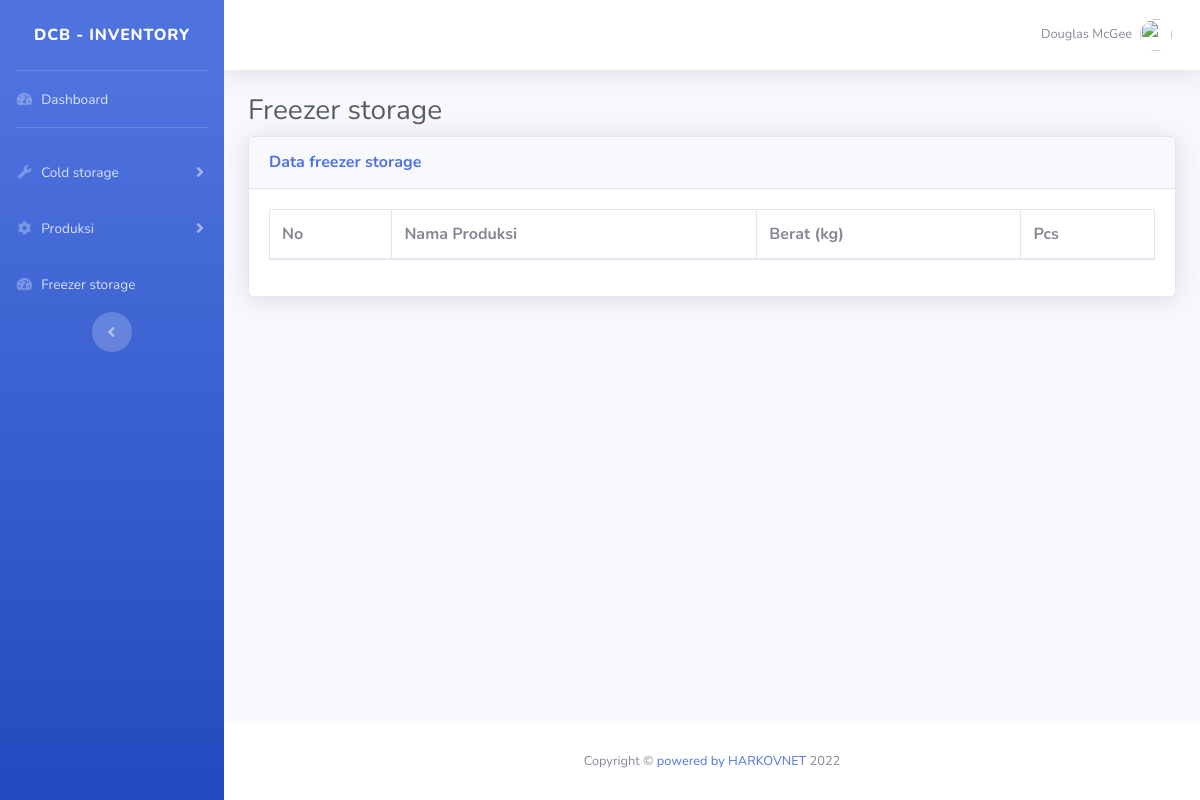
Page /Inventory/freezer/freezer_storage.php on the earlier database version.
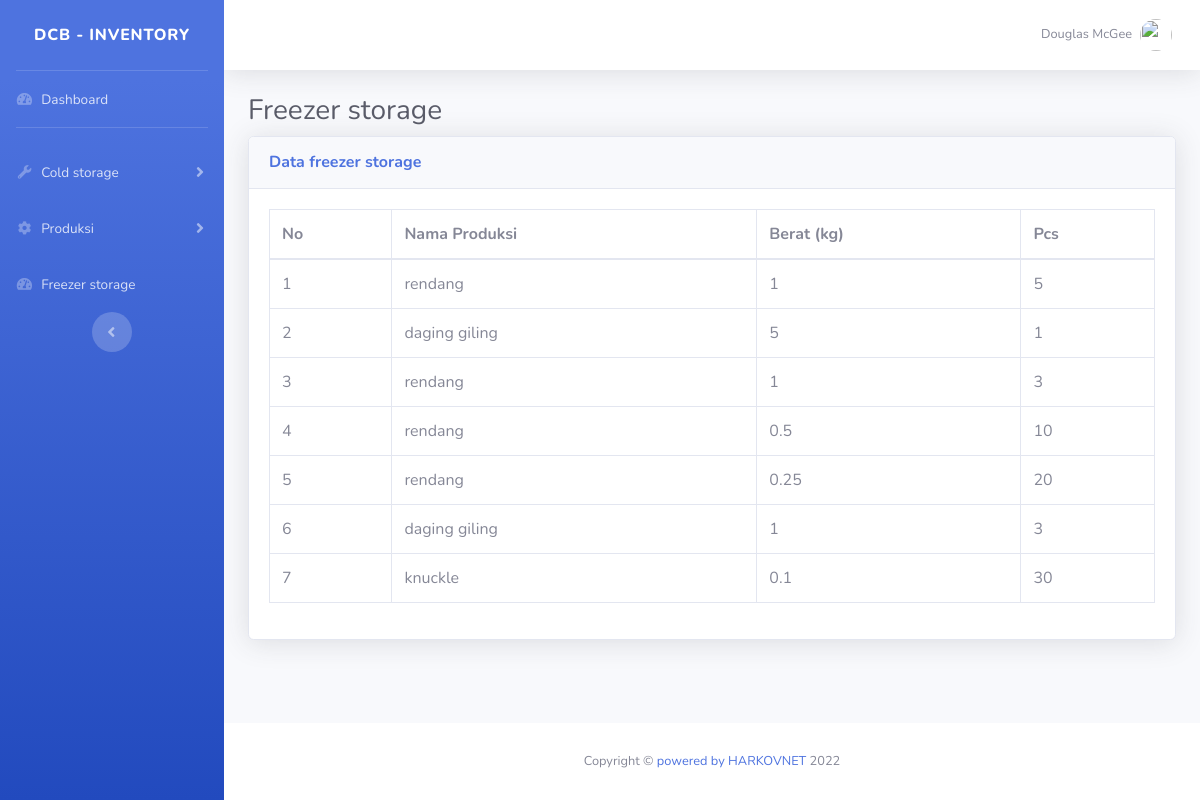
Same page on the later database version.
### tables this page shows
CREATE TABLE `freezerstorage` (
  `id` int(11) NOT NULL,
  `jenisproduksi` varchar(100) NOT NULL,
  `qty` varchar(100) NOT NULL,
  `berat` varchar(100) NOT NULL,
  `totalassetfreezer` varchar(50) NOT NULL
);

### Inventory/freezer/freezer_storage.php (the view, shortened to what the changed rows need)
<!DOCTYPE html>
<html lang="en">
<?php
include '../../database.php';
?>
<head>
    <link href="../../assets/vendor/fontawesome-free/css/all.min.css" rel="stylesheet" type="text/css">
    <link href="../../assets/css/sb-admin-2.min.css" rel="stylesheet">
    <link href="../../assets/vendor/datatables/dataTables.bootstrap4.min.css" rel="stylesheet">
</head>
<body id="page-top">
    <div id="wrapper">
        <div id="content-wrapper" class="d-flex flex-column">
            <div id="content">
                <div class="container-fluid">
                    <h1 class="h3 mb-2 text-gray-800">Freezer storage</h1>
                    <div class="card shadow mb-4">
                        <div class="card-body">
                            <div class="table-responsive">
                                <table class="table table-bordered" id="dataTable" width="100%" cellspacing="0">
                                    <thead>
                                        <tr>
                                            <th>No</th>
                                            <th>Nama Produksi</th>
                                            <th>Berat (kg)</th>
                                            <th>Pcs</th>
                                        </tr>
                                    </thead>
                                    <tbody>
                                        <?php
                                        $query = "SELECT * FROM freezerstorage";
                                        $result = mysqli_query($db, $query);
                                        $no = 1;
                                        while ($row = mysqli_fetch_array($result)) {
                                            $nama_produksi = $row['jenisproduksi'];
                                            $berat = $row['berat'];
                                            $pcs = $row['qty'];
                                            $array_nama_produksi = explode(",", $nama_produksi);
                                            $array_berat = explode(",", $berat);
                                            $array_pcs = explode(",", $pcs);
                                            for ($i = 0; $i < count($array_nama_produksi); $i++) {
                                                echo "<tr>";
                                                echo "<td>" . $no . "</td>";
                                                echo "<td>" . $array_nama_produksi[$i] . "</td>";
                                                echo "<td>" . $array_berat[$i] . "</td>";
                                                echo "<td>" . $array_pcs[$i] . "</td>";
                                                echo "</tr>";
                                                $no++;
                                            }
                                        }
                                        ?>
                                    </tbody>
                                </table>
                            </div>
                        </div>
                    </div>
                </div>
            </div>
        </div>
    </div>
</body>
</html>

Differences in the rows shown:
added freezerstorage: jenisproduksi "rendang", berat "1", qty "5", jenisproduksi "daging giling", berat "5", qty "1"
added freezerstorage: jenisproduksi "rendang", berat "1", qty "3", berat "0.5", qty "10", berat "0.25", qty "20", jenisproduksi "daging giling", jenisproduksi "knuckle", berat "0.1", qty "30"
